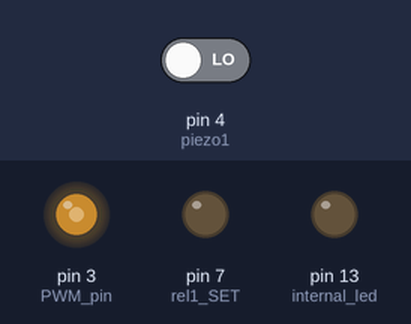
Bench run of a sketch on a simulated Arduino Uno, built with avr-gcc and run on an emulated ATmega328P. On the bench: output pins drawn as LEDs (lit = HIGH). Dashed ring = blinking. Inputs (shaded band) come from the test bench; at power-on: pin 4 (piezo1) LOW. Pins used as bus, display or sensor lines are not drawn.

Above: at 2.3 s.
2.4 s: pin 4 (piezo1) driven HIGH
At 3.68 s:
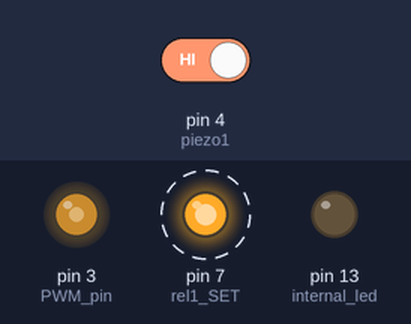
5.4 s: pin 4 (piezo1) driven LOW
At 6.5 s:
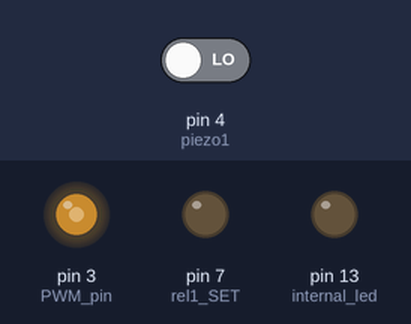
Timing chart, 0 to 8.4 s (numbered marks = the images above; inputs shaded):
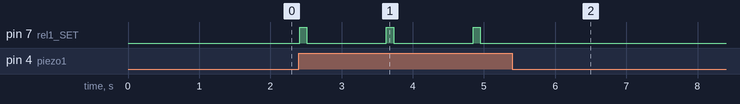

The sketch:

piezo_sensor_box.ino
```cpp
//constants

int PWM_pin=3; //Trigger treshold PWM pin
int trigger_reset=2; //trigger reset signal, active LOW
int treshold=135; //trigger treshold value, min practical value is about 135, max about 210
int piezo1=4; //piezo1 input pin
int rel1_SET=7;
int rel1_RESET=8;
int timer=0; //timer that counts 0.1s
int timer_limit=3000; //time that relay is ON given as 10xseconds, 3000 equals 300 seconds equals 5 minutes
bool rel1_status=false; //relay 1 status, True means relay is on

// the setup function runs once when you press reset or power the board
void setup() {
  // initialize digital pin LED_BUILTIN as an output.


  pinMode(rel1_SET, OUTPUT);//relay 1 set signal
  pinMode(rel1_RESET, OUTPUT);//relay 1 resetset signal

  digitalWrite(rel1_SET,LOW);
  digitalWrite(rel1_RESET,LOW);

  pinMode(13, OUTPUT);//internal led, use for debug

  pinMode(piezo1, INPUT);//relay 1 reset signal (with single coil relay set)
  digitalWrite(piezo1,LOW);//pull down

  pinMode(trigger_reset,OUTPUT);
  digitalWrite(trigger_reset,HIGH);; //reset is active low


  pinMode(PWM_pin, OUTPUT);  // sets the pin as output
  analogWrite(PWM_pin,treshold);

  rel1_OFF(); //just to be sure, set relay to OFF state

}

// the loop function runs over and over again forever
void loop() {

   check_piezo1();
   check_timer();
   delay(100);

}

void check_timer(){
  if ((rel1_status==true) and (timer>timer_limit)){  //If relay is ON and timer limit is bypassed then do
    rel1_OFF(); //close relay
    timer=0; //reset timer
    rel1_status=false;
  }
  if ((rel1_status==true) and (timer<=timer_limit)){  //If relay is ON and timer limit is bypassed then do
    timer++;
  }
}

void check_piezo1(){
  int p=0;
  p=digitalRead(piezo1); //piezo1 pin is 4
  if (p==HIGH){
    rel1_ON();
    rel1_status=true;

    timer=0; //reset timer allways when bang detected
    reset_trigger();
  }
}

void rel1_ON(){
  digitalWrite(rel1_RESET,LOW);
  digitalWrite(rel1_SET,HIGH);
  delay(100);
  digitalWrite(rel1_SET,LOW); //relay control pins are kept low
  delay(1000);//there must be delay, otherwise relay noise will trigger again
  reset_trigger();
}

void rel1_OFF(){
  digitalWrite(rel1_RESET,HIGH);
  digitalWrite(rel1_SET,LOW);
  delay(100);
  digitalWrite(rel1_RESET,LOW);
  delay(1000);
  reset_trigger();
}

void reset_trigger(){
  digitalWrite(trigger_reset,LOW); //flip flop reset is active LOW
  delay(10);
  digitalWrite(trigger_reset,HIGH);
}
```

Measured:
- after the input at 2.4 s, pin 7 (rel1_SET): alternates HIGH for 0.10 s and LOW for 1.1 s, starting at once
- after the input at 5.4 s, pin 7 (rel1_SET): stops changing and stays LOW
